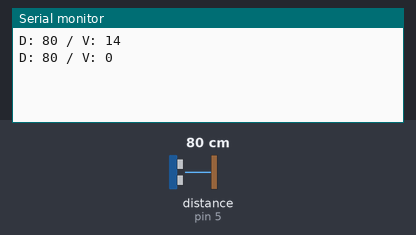
The sketch below on a simulated Arduino Uno, built with avr-gcc and run on an emulated ATmega328P. Parts: the last lines printed to the serial monitor. Wiring (inferred from the names in the program): ultrasonic range finder: trigger pin 5; echo pin 5. Inputs (shaded band) come from the test bench; at power-on: distance to the obstacle (sensor on pin 5) 80 cm. The echo pulse lasts 58.3 µs per cm.

Above: at 1.8 s.
1.9 s: distance to the obstacle (sensor on pin 5) set to 2 cm
At 2.8 s:
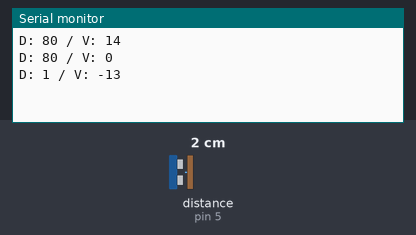
3.4 s: distance to the obstacle (sensor on pin 5) set to 4 cm
At 4.4 s:
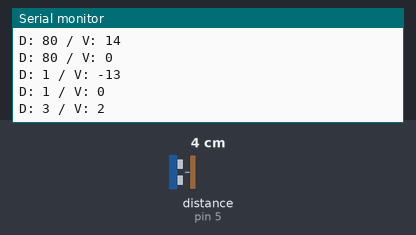
Timing chart, 0 to 6.4 s (numbered marks = the images above; inputs shaded):
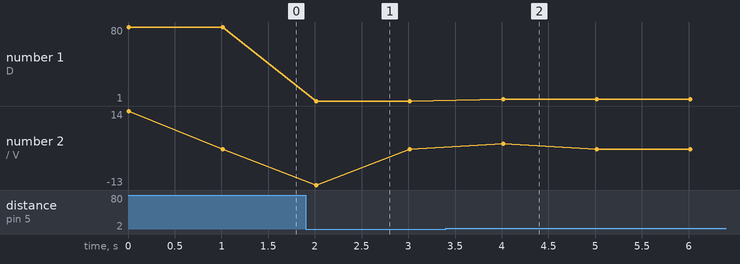

Measured:
- after the input at 1.9 s, the serial monitor: prints a new line after 0.11 s (image 1)
- after the input at 3.4 s, the serial monitor: prints a new line after 0.62 s (image 2)
- plotted number 1: 80 → 1 after the input at 1.9 s, 1 → 3 after the input at 3.4 s

The sketch:

lab07.ino
```cpp
const int pingPin = 5;
int d;
int dOld;
int DELTA_T = 1000;

void setup()
{
  Serial.begin(9600);
}

void loop()
{
  dOld = d;
  d = ping(pingPin);
  // calculate velocity in cm per second
  int v = 1000 * (d - dOld) / DELTA_T;
  // print everything
  Serial.print("D: ");
  Serial.print(d);
  Serial.print(" / V: ");
  Serial.println(v);
  delay(DELTA_T);
}

int ping(int pingPin)
{
  int duration;

  pinMode(pingPin, OUTPUT);
  digitalWrite(pingPin, LOW);
  delayMicroseconds(2);
  digitalWrite(pingPin, HIGH);
  delayMicroseconds(5);
  digitalWrite(pingPin, LOW);

  pinMode(pingPin, INPUT);
  duration = pulseIn(pingPin, HIGH);


  return duration / 29 / 2;
}
```
